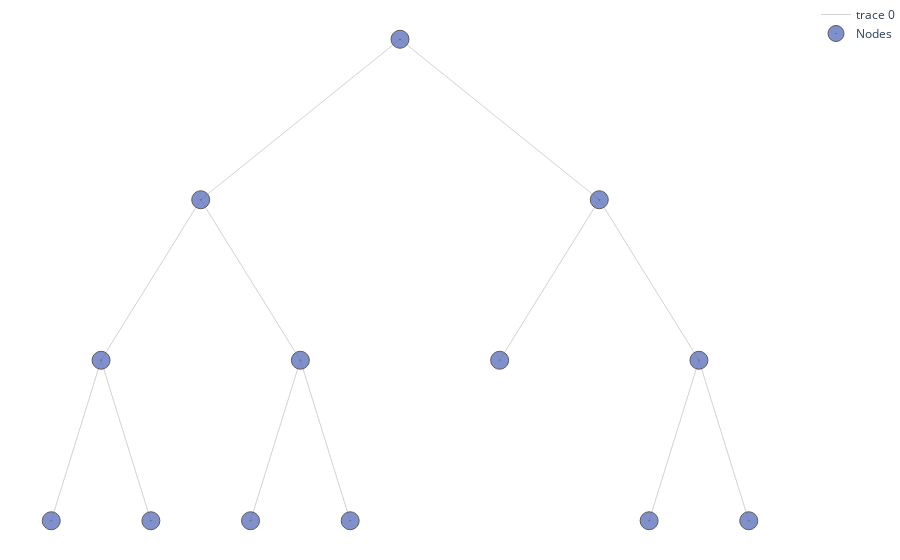

Notebook cell for this chart:
### Code cell
alpha, pruned_table = tree.pruning(features_test, n_features_test, y_test, table = True)
pruned_table.style.hide()

### Figure 1 — Plotly figure (JSON) as saved in the notebook; plotly's stock layout.template omitted (floating-point values rounded to 4 significant figures)
{"data": [{"hoverinfo": "none", "line": {"color": "rgb(210,210,210)", "width": 1}, "mode": "lines", "type": "scatter", "x": [0, -2, null, 0, 2, null, -2, -3, null, -2, -1, null, 2, 1, null, 2, 3, null, -3, -3.5, null, -3, -2.5, null, -1, -1.5, null, -1, -0.5, null, 3, 2.5, null, 3, 3.5, null], "y": [6, 5, null, 6, 5, null, 5, 4, null, 5, 4, null, 5, 4, null, 5, 4, null, 4, 3, null, 4, 3, null, 4, 3, null, 4, 3, null, 4, 3, null, 4, 3, null]}, {"hoverinfo": "text", "marker": {"color": "#6175c1", "line": {"color": "rgb(50,50,50)", "width": 1}, "size": 18, "symbol": "circle-dot"}, "mode": "markers", "name": "Nodes", "opacity": 0.8, "text": ["n8<br>None<br>Bin Value: 131.11<br>pearson : 1924.89<br>Samples : 9<br>GPR: []<br>LPR: []", "n10<br>None<br>Bin Value: 69.8<br>pearson : 3716.8<br>Samples : 5<br>GPR: []<br>LPR: []", "n1<br>CompPrice > 127.5<br>Bin Value: 115.78<br>pearson : 155526.82<br>Samples : 280<br>GPR: 0.31<br>LPR: 0.202", "n2<br>Sales > 7.55<br>Bin Value: 106.73<br>pearson : 75946.05<br>Samples : 162<br>GPR: 0.96<br>LPR: 0.21", "n4<br>Sales > 2.83<br>Bin Value: 115.71<br>pearson : 24566.4<br>Samples : 89<br>GPR: 0.973<br>LPR: 0.097", "n9<br>Sales > 3.54<br>Bin Value: 113.97<br>pearson : 20265.95<br>Samples : 80<br>GPR: 0.967<br>LPR: 0.057", "n5<br>Population > 36.5<br>Bin Value: 95.78<br>pearson : 35454.49<br>Samples : 73<br>GPR: 0.974<br>LPR: 0.102", "n11<br>Population > 496.5<br>Bin Value: 97.69<br>pearson : 28114.51<br>Samples : 68<br>GPR: 0.967<br>LPR: 0.046", "n3<br>Sales > 7.55<br>Bin Value: 128.19<br>pearson : 48120.52<br>Samples : 118<br>GPR: 0.997<br>LPR: 0.314", "n6<br>Population > 354.0<br>Bin Value: 139.71<br>pearson : 17604.02<br>Samples : 58<br>GPR: 0.995<br>LPR: 0.017", "n7<br>Sales > 11.88<br>Bin Value: 117.07<br>pearson : 15399.73<br>Samples : 60<br>GPR: 1.0<br>LPR: 0.145", "n14<br>Sales > 8.75<br>Bin Value: 119.96<br>pearson : 10295.92<br>Samples : 49<br>GPR: 1.0<br>LPR: 0.038", "n15<br>Sales > 12.41<br>Bin Value: 104.18<br>pearson : 2867.64<br>Samples : 11<br>GPR: 1.0<br>LPR: 0.008"], "type": "scatter", "x": [-3.5, -1.5, 0, -2, -3, -2.5, -1, -0.5, 2, 1, 3, 2.5, 3.5], "y": [3, 3, 6, 5, 4, 3, 4, 3, 5, 4, 4, 3, 3]}], "layout": {"margin": {"b": 0, "l": 0, "r": 0, "t": 0}, "plot_bgcolor": "rgba(0, 0, 0, 0)", "xaxis": {"showticklabels": false, "visible": false}, "yaxis": {"showticklabels": true, "visible": false}}}
